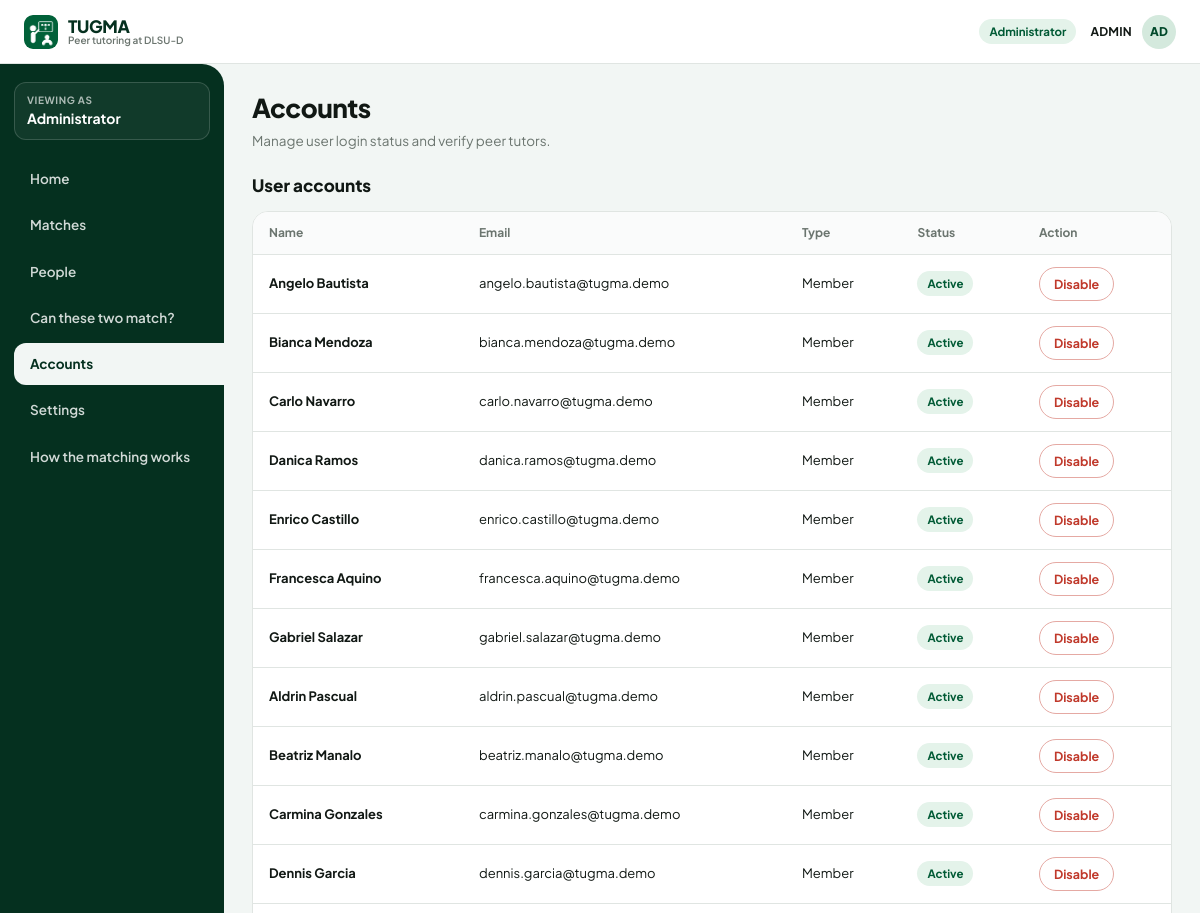
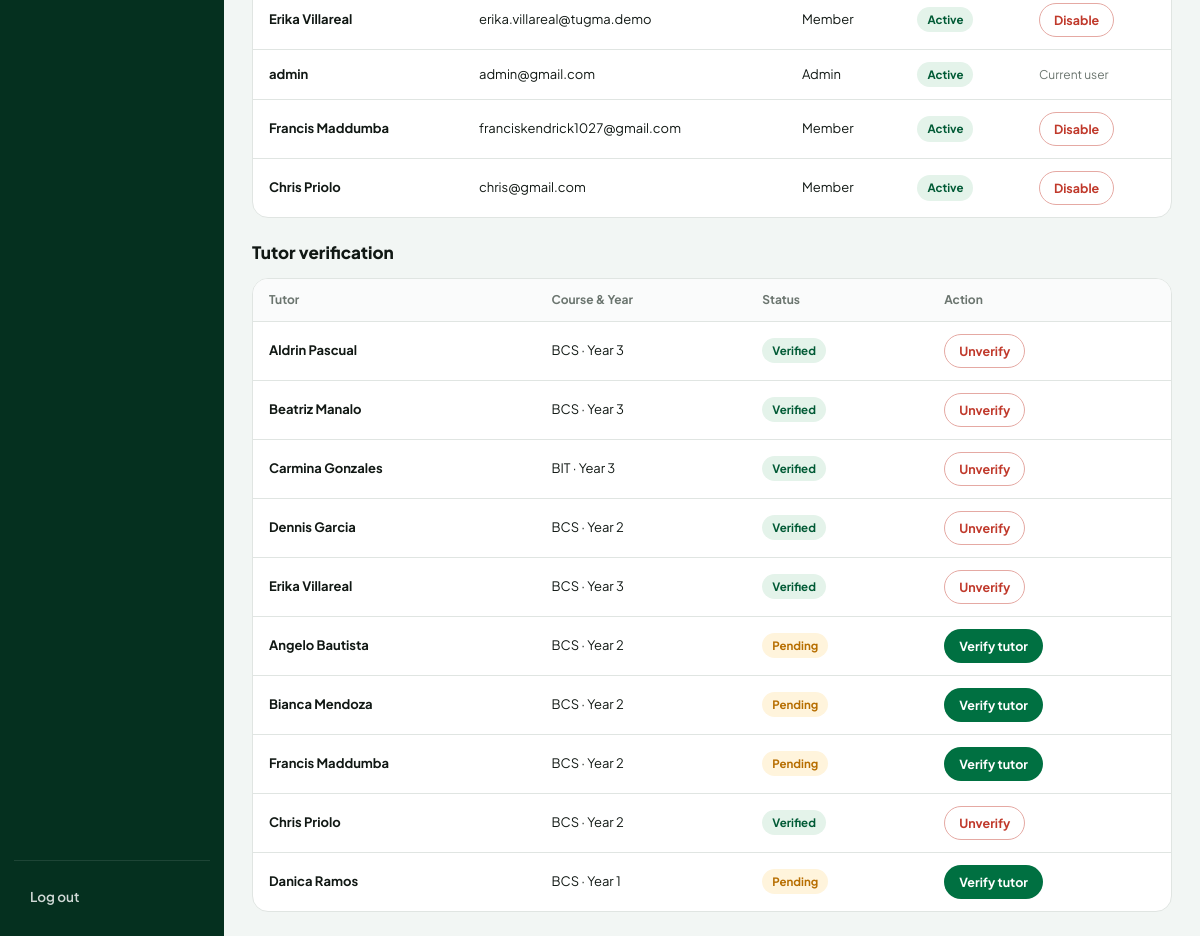
The app's page /admin/accounts (signed in) with its own data (2 pictures, top to bottom).
### tables this page shows
CREATE TABLE "users" (
    user_id       INTEGER PRIMARY KEY AUTOINCREMENT,
    email         TEXT NOT NULL UNIQUE COLLATE NOCASE,
    password_hash TEXT NOT NULL,
    role          TEXT NOT NULL CHECK (role IN ('member', 'admin')),
    student_id    INTEGER UNIQUE
                  REFERENCES students(student_id)
                  ON DELETE CASCADE ON UPDATE CASCADE,
    tutor_id      INTEGER UNIQUE
                  REFERENCES tutors(tutor_id)
                  ON DELETE CASCADE ON UPDATE CASCADE,
    display_name  TEXT,
    is_active     INTEGER NOT NULL DEFAULT 1 CHECK (is_active IN (0, 1)),
    created_at    TEXT NOT NULL DEFAULT CURRENT_TIMESTAMP,
    CHECK (
        (role = 'member' AND (student_id IS NOT NULL OR tutor_id IS NOT NULL))
        OR (role = 'admin' AND student_id IS NULL AND tutor_id IS NULL
            AND display_name IS NOT NULL)
    )
);

CREATE TABLE tutors (
    tutor_id    INTEGER PRIMARY KEY,
    name        TEXT NOT NULL,
    grade_level INTEGER NOT NULL CHECK (grade_level > 0),
    course      TEXT NOT NULL,
    verified    INTEGER NOT NULL DEFAULT 0
                CHECK (verified IN (0, 1)),
    capacity    INTEGER NOT NULL DEFAULT 5
                CHECK (capacity > 0)
);

### app.py (the view, shortened to what this page needs)
@app.route("/admin/accounts", methods=["GET", "POST"])
@login_required("admin")
def admin_accounts():
    user = current_user()
    db = get_db()
    accounts = list_accounts(db, user["user_id"])
    tutors = db.fetch_all("SELECT tutor_id, name, course, grade_level, verified FROM tutors ORDER BY tutor_id")
    return render_template("admin/accounts.html", accounts=accounts, tutors=tutors)

### app.py (called while the page is built, shortened)
def get_db():
    if "db" not in g:
        g.db = Database(DB_PATH)
    return g.db

def current_user():
    uid = session.get("user_id")
    if not uid:
        return None
    if "current_user" not in g:
        g.current_user = get_user(get_db(), uid)
    return g.current_user

def initials(name):
    parts = [p for p in (name or "").split() if p]
    if not parts:
        return "?"
    if len(parts) == 1:
        return parts[0][:2].upper()
    return (parts[0][0] + parts[-1][0]).upper()

def active_mode(user):
    if not user or user["role"] == "admin":
        return None

@app.context_processor
def inject_globals():
    user = current_user()
    mode = active_mode(user)
    notif_count = 0
    tutor_verified = None
    return {
        "user": user,
        "mode": mode,
        "tutor_verified": tutor_verified,
        "initials": initials,
        "fmt12": fmt12,
        "fmt_range": fmt_range,
        "notif_count": notif_count,
        "DAYS": DAYS,
        "LANGUAGES": LANGUAGES,
    }

def login_required(role=None):
    def decorator(fn):
        @wraps(fn)
        def wrapper(*args, **kwargs):
            user = current_user()
            if not user:
                session.clear()
                return redirect(url_for("login_page"))
            if role == "admin" and user["role"] != "admin":
                flash("Administrator access is required.", "error")
                return redirect(url_for("home"))
            if role == "member" and user["role"] == "admin":
                return redirect(url_for("admin_home"))
            return fn(*args, **kwargs)
        return wrapper
    return decorator

### services/auth_service.py (called while the page is built)
def _session_dict(row):
    modes = []
    if row["student_id"] is not None:
        modes.append("Learning")
    if row["tutor_id"] is not None:
        modes.append("Tutoring")
    return {
        "user_id": row["user_id"],
        "email": row["email"],
        "role": row["role"],  # 'member' or 'admin'
        "student_id": row["student_id"],
        "tutor_id": row["tutor_id"],
        "modes": modes,
        "name": row["name"],
    }

def get_user(db, user_id):
    row = db.fetch_one(_USER_QUERY + " WHERE u.user_id = ?", (user_id,))
    if row is None or not row["is_active"]:
        return None
    return _session_dict(row)

### src/database.py (called while the page is built)
    def close(self):
        if self.connection is not None:
            self.connection.close()
            self.connection = None

### templates/admin/accounts.html (shortened to what this page needs)
{% extends "base.html" %}
{% block content %}
<h1 class="page-title">Accounts</h1>
<p class="page-subtitle">Manage user login status and verify peer tutors.</p>
<h2 class="section-title">User accounts</h2>
<div class="table-wrap" style="margin-bottom:20px;">
  <table class="data-table">
    <thead><tr><th>Name</th><th>Email</th><th>Type</th><th>Status</th><th>Action</th></tr></thead>
    <tbody>
      {% for a in accounts %}
        <tr>
          <td><strong>{{ a.name }}</strong></td>
          <td>{{ a.email }}</td>
          <td>{{ a.role|title }}</td>
          <td><span class="pill {{ 'pill-green' if a.is_active else 'pill-red' }}">{{ 'Active' if a.is_active else 'Disabled' }}</span></td>
          <td>
            {% if a.user_id != user.user_id %}
              <form method="post" action="{{ url_for('admin_accounts') }}">
                <button type="submit" class="btn {{ 'btn-danger-outline' if a.is_active else 'btn-outline' }} btn-sm">
                  {{ 'Disable' if a.is_active else 'Enable' }}
                </button>
              </form>
            {% else %}
              <span style="color:var(--muted); font-size:12px;">Current user</span>
            {% endif %}
          </td>
        </tr>
      {% endfor %}
    </tbody>
  </table>
</div>
<h2 class="section-title">Tutor verification</h2>
<div class="table-wrap">
  <table class="data-table">
    <thead><tr><th>Tutor</th><th>Course &amp; Year</th><th>Status</th><th>Action</th></tr></thead>
    <tbody>
      {% for t in tutors %}
        <tr>
          <td><strong>{{ t.name }}</strong></td>
          <td>{{ t.course }} · Year {{ t.grade_level }}</td>
          <td><span class="pill {{ 'pill-green' if t.verified else 'pill-amber' }}">{{ 'Verified' if t.verified else 'Pending' }}</span></td>
          <td>
            <form method="post" action="{{ url_for('admin_accounts') }}">
              <button type="submit" class="btn {{ 'btn-danger-outline' if t.verified else 'btn-primary' }} btn-sm">
                {{ 'Unverify' if t.verified else 'Verify tutor' }}
              </button>
            </form>
          </td>
        </tr>
      {% endfor %}
    </tbody>
  </table>
</div>
{% endblock %}

### static/css/tugma.css (style rules this page uses)
:root { --forest: #05301F; --brand-green: #00482A; --primary: #007041; --accent: #1F8A57; --dark-green: #005A35; --mint: #D4E9DD; --surface: #F2F6F4; --white: #FFFFFF; --ink: #111814; --body: #4D5751; --muted: #6B756F; --border: #E0E5E2; --danger: #C0392B; --danger-bg: #FDECEC; --pill-green-bg: #E4F3EA; --pill-green-fg: #005A35; --pill-amber-bg: #FFF4DC; --pill-amber-fg: #B76E00; --pill-blue-bg: #E7EFFD; --pill-blue-fg: #2657B4; --pill-purple-bg: #F1ECFD; --pill-purple-fg: #6E44B8; --pill-gray-bg: #EEF1EF; --pill-gray-fg: #4D5751; --radius-card: 16px; --radius-sm: 10px; --radius-pill: 9999px; --shadow-card: 0 1px 3px rgba(17, 24, 20, 0.04), 0 1px 2px rgba(17, 24, 20, 0.02); --shadow-lg: 0 10px 28px rgba(5, 48, 31, 0.10); }
*, *::before, *::after { box-sizing: border-box; }
html, body { margin: 0; padding: 0; font-family: 'Plus Jakarta Sans', -apple-system, BlinkMacSystemFont, 'Segoe UI', sans-serif; font-size: 14px; line-height: 1.5; color: var(--body); background: var(--surface); -webkit-font-smoothing: antialiased; }
button, input, select, textarea { font-family: inherit; font-size: 14px; }
.page-title { margin: 0 0 4px 0; font-size: 26px; font-weight: 800; color: var(--ink); letter-spacing: -0.02em; }
.page-subtitle { margin: 0 0 18px 0; font-size: 13.5px; color: var(--muted); }
.section-title { margin: 22px 0 12px 0; font-size: 17px; font-weight: 800; color: var(--ink); }
.btn { display: inline-flex; align-items: center; justify-content: center; gap: 8px; min-height: 40px; padding: 0 18px; border-radius: var(--radius-pill); font-size: 13.5px; font-weight: 700; cursor: pointer; border: 1.5px solid transparent; transition: all 0.15s; }
.btn-sm { min-height: 34px; padding: 0 14px; font-size: 12.5px; }
.btn-primary { background: var(--primary); color: var(--white); }
.btn-danger-outline { background: var(--white); color: var(--danger); border-color: #E5A9A3; }
.pill { display: inline-flex; align-items: center; gap: 5px; padding: 4px 10px; border-radius: var(--radius-pill); font-size: 11.5px; font-weight: 700; white-space: nowrap; }
.pill-green { background: var(--pill-green-bg); color: var(--pill-green-fg); }
.pill-amber { background: var(--pill-amber-bg); color: var(--pill-amber-fg); }
.table-wrap { background: var(--white); border: 1px solid var(--border); border-radius: var(--radius-card); overflow: hidden; }
.data-table { width: 100%; border-collapse: collapse; font-size: 13px; }
.data-table th { text-align: left; padding: 12px 16px; font-size: 12px; font-weight: 700; color: var(--muted); background: #FAFBFB; border-bottom: 1px solid var(--border); }
.data-table td { padding: 12px 16px; border-bottom: 1px solid var(--border); color: var(--ink); vertical-align: middle; }
.data-table tr:last-child td { border-bottom: none; }

### records on screen
users: name "Angelo Bautista", email "angelo.bautista@tugma.demo", role "Member", is_active "Active", is_active "Disable"
users: name "Bianca Mendoza", email "bianca.mendoza@tugma.demo", role "Member", is_active "Active", is_active "Disable"
users: name "Carlo Navarro", email "carlo.navarro@tugma.demo", role "Member", is_active "Active", is_active "Disable"
users: name "Danica Ramos", email "danica.ramos@tugma.demo", role "Member", is_active "Active", is_active "Disable"
users: name "Enrico Castillo", email "enrico.castillo@tugma.demo", role "Member", is_active "Active", is_active "Disable"
users: name "Francesca Aquino", email "francesca.aquino@tugma.demo", role "Member", is_active "Active", is_active "Disable"
users: name "Gabriel Salazar", email "gabriel.salazar@tugma.demo", role "Member", is_active "Active", is_active "Disable"
users: name "Aldrin Pascual", email "aldrin.pascual@tugma.demo", role "Member", is_active "Active", is_active "Disable"
users: name "Beatriz Manalo", email "beatriz.manalo@tugma.demo", role "Member", is_active "Active", is_active "Disable"
users: name "Carmina Gonzales", email "carmina.gonzales@tugma.demo", role "Member", is_active "Active", is_active "Disable"
users: name "Dennis Garcia", email "dennis.garcia@tugma.demo", role "Member", is_active "Active", is_active "Disable"
users: name "Erika Villareal", email "erika.villareal@tugma.demo", role "Member", is_active "Active", is_active "Disable"
users: name "admin", email "admin@gmail.com", role "Admin", is_active "Active", shows "Current user"
users: name "Francis Maddumba", email "franciskendrick1027@gmail.com", role "Member", is_active "Active", is_active "Disable"
users: name "Chris Priolo", email "chris@gmail.com", role "Member", is_active "Active", is_active "Disable"
tutors: name "Aldrin Pascual", course "BCS", grade_level "3", verified "Verified", verified "Unverify"
tutors: name "Beatriz Manalo", course "BCS", grade_level "3", verified "Verified", verified "Unverify"
tutors: name "Carmina Gonzales", course "BIT", grade_level "3", verified "Verified", verified "Unverify"
tutors: name "Dennis Garcia", course "BCS", grade_level "2", verified "Verified", verified "Unverify"
tutors: name "Erika Villareal", course "BCS", grade_level "3", verified "Verified", verified "Unverify"
tutors: name "Angelo Bautista", course "BCS", grade_level "2", verified "Pending", verified "Verify tutor"
tutors: name "Bianca Mendoza", course "BCS", grade_level "2", verified "Pending", verified "Verify tutor"
tutors: name "Francis Maddumba", course "BCS", grade_level "2", verified "Pending", verified "Verify tutor"
tutors: name "Chris Priolo", course "BCS", grade_level "2", verified "Verified", verified "Unverify"
tutors: name "Danica Ramos", course "BCS", grade_level "1", verified "Pending", verified "Verify tutor"

### other values on screen
{{ user.name }} "ADMIN"
{{ initials(user.name) }} "AD"
